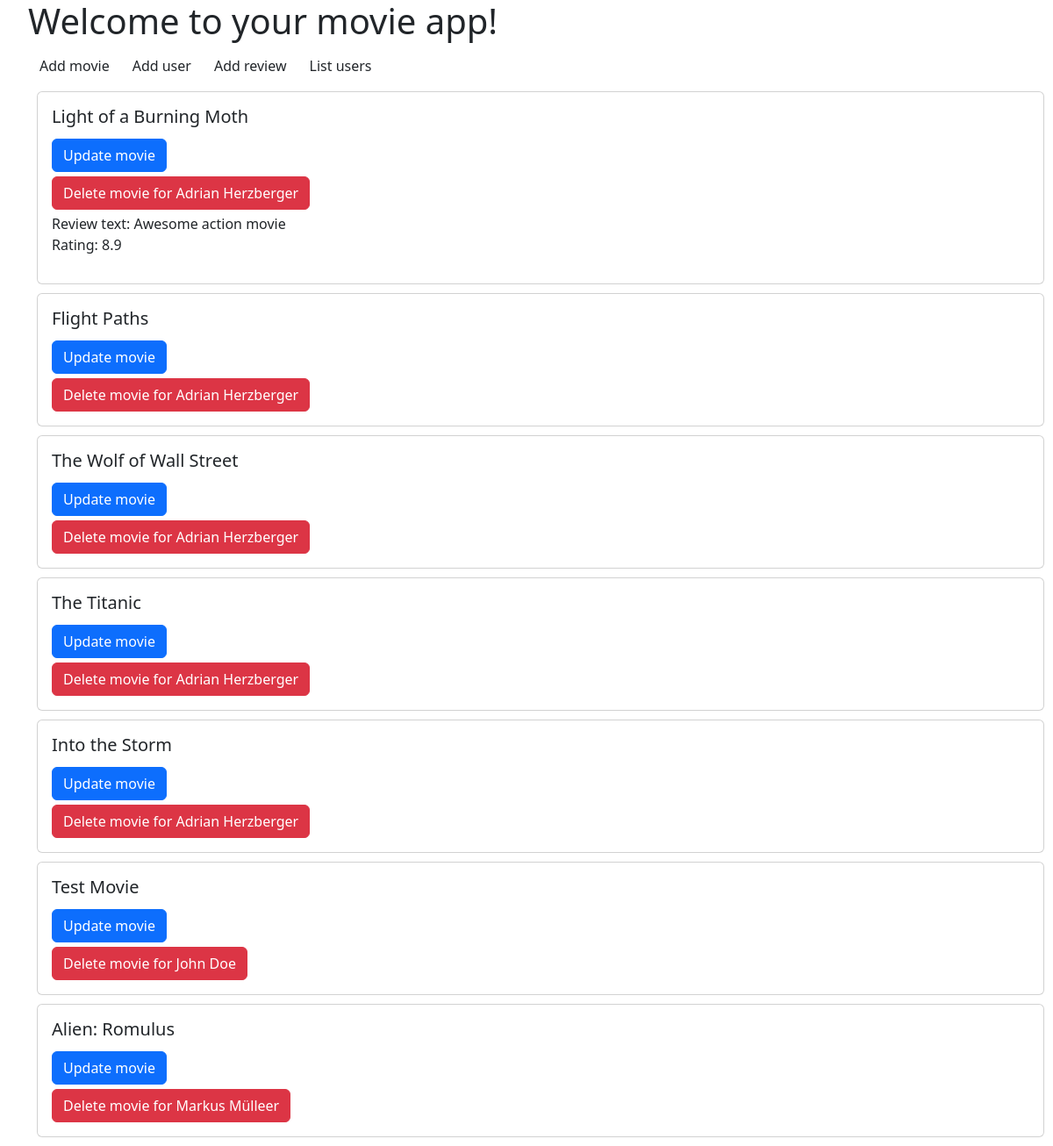
The page / on the database its author committed.
### _storage/movie_storage.py (models this page shows)
class Movie(db.Model):
    __tablename__ = 'movies'
    id = db.Column(db.Integer, primary_key=True, autoincrement=True)
    movie_title = db.Column(db.String(100), nullable=False)
    movie_rating = db.Column(db.Float, nullable=True)
    directory = db.Column(db.String, nullable=True)
    release_date = db.Column(db.Date, nullable=True)
    user_id = db.Column(db.Integer, ForeignKey('users.id'), nullable=False)
    users = relationship('User', back_populates='movies')
    reviews = relationship('Review', back_populates='movies')

### _storage/user_storage.py (models this page shows)
class User(db.Model):
    __tablename__ = 'users'
    id = db.Column(db.Integer, primary_key=True, autoincrement=True)
    first_name = db.Column(db.String(50), nullable=False)
    last_name = db.Column(db.String(50), nullable=False)
    birth_date = db.Column(db.Date, nullable=False)
    movies = relationship('Movie', back_populates='users', cascade="all, delete-orphan")
    reviews = relationship('Review', back_populates='users')

### _storage/review_storage.py (models this page shows)
class Review(db.Model):
    __tablename__ = 'reviews'
    id = db.Column(db.Integer, primary_key=True, autoincrement=True)
    review_text = db.Column(db.String(500), nullable=False)
    rating = db.Column(db.Float, nullable=True)
    user_id = db.Column(db.Integer, ForeignKey('users.id'), nullable=False)
    movie_id = db.Column(db.Integer, ForeignKey('movies.id'), nullable=False)
    users = relationship('User', back_populates='reviews')
    movies = relationship('Movie', back_populates='reviews')

### app.py (the view)
@app.route("/", methods=["GET"])
def home():
    if request.method == "GET":
        try:
            movies = data_manager.get_all_movies()
            users = data_manager.get_all_users()
            reviews = data_manager.get_all_reviews()
        except Exception as e:
            flash(f"Error fetching movies or users: {str(e)}")
    return render_template("index.html", movies=movies, users=users, reviews=reviews)

### _storage/db_data_manager.py (called while the page is built)
    def get_all_users(self):
        return User.query.all()

    def get_all_movies(self):
        return Movie.query.all()

    def get_all_reviews(self):
        return Review.query.all()

### templates/index.html (shortened to what this page needs)
<!DOCTYPE html>
<html lang="en">
<head>
    <link rel="stylesheet" href="/static/style.css">
    <link href="https://cdn.jsdelivr.net/npm/bootstrap@5.3.3/dist/css/bootstrap.min.css" rel="stylesheet"
>
</head>
<body>
    <div class="home-section">
        <div class="nav-section">
            <h1>Welcome to your movie app!</h1>
            <ul class="nav">
                <li class="nav-item">
                    <a href="/add_movie">
                        <button type="button" class="btn">Add movie</button>
                    </a>
                </li>
                <li class="nav-item">
                    <a href="/add_user">
                        <button type="button" class="btn">Add user</button>
                    </a>
                </li>
                <li class="nav-item">
                    <a href="/add_review">
                        <button type="button" class="btn">Add review</button>
                    </a>
                </li>
                <li class="nav-item">
                    <a href="/users">
                        <button type="button" class="btn">List users</button>
                    </a>
                </li>
            </ul>
        </div>
        {% if movies %}
        <ul>
            {% for movie in movies %}
            <li>
                <div class="card">
                    <div class="card-body">
                        <h5 class="card-title">{{ movie.movie_title }}</h5>
                        <form action="/update_movie/{{ movie.id }}/" method="POST">
                            <button type="submit" class="btn btn-primary">Update movie</button>
                        </form>
                        {% if users %}
                            {% for user in users %}
                                {% if movie.user_id == user.id %}
                                <form action="/users/{{ user.id }}/delete_movie/{{ movie.id }}/" method="POST">
                                    <button type="submit" class="btn btn-danger">Delete movie for {{ user.first_name }} {{ user.last_name }}</button>
                                </form>
                                {% endif %}
                            {% endfor %}
                        {% endif %}
                        {% if reviews %}
                            {% for review in reviews %}
                                {% if review.movie_id == movie.id %}
                                <div class="mt-1">
                                    <p>Review text: {{ review.review_text}} <br> Rating: {{ review.rating }}</p>
                                </div>
                                {% endif %}
                            {% endfor %}
                        {% endif %}
                    </div>
                </div>
            </li>
            {% endfor %}
        </ul>
        {% else %}
        <p>No movie available.</p>
        {% endif %}
    </div>
</body>
</html>

### static/style.css (style rules this page uses)
.home-section { display: flex; flex-direction: column; height: 100vh; }
.nav-section { margin-left: 2rem; }
.card { margin: 10px; }
.btn-primary { margin: 5px 0px; }
ul { list-style-type: none; margin: 0; padding: 0; }

### rows shown on the page
Movie: movie_title "Light of a Burning Moth"
User: first_name "Adrian", last_name "Herzberger"
Review: review_text "Awesome action movie", rating "8.9"
Movie: movie_title "Flight Paths"
Movie: movie_title "The Wolf of Wall Street"
Movie: movie_title "The Titanic"
Movie: movie_title "Into the Storm"
Movie: movie_title "Test Movie"
User: first_name "John", last_name "Doe"
Movie: movie_title "Alien: Romulus"
User: first_name "Markus", last_name "Mülleer"
